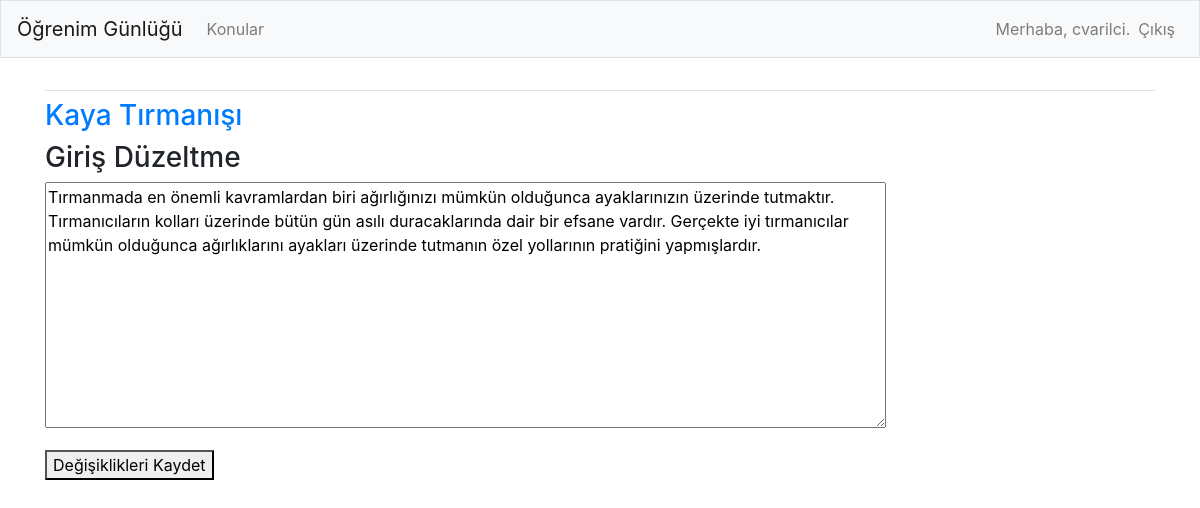
The page /edit_entry/2/ (signed in) on the database its author committed.
### first_app/models.py (models this page shows, shortened)
class Topic(models.Model):
    text = models.CharField(max_length=200)
    date_added = models.DateTimeField(auto_now_add=True)
    owner = models.ForeignKey(User,on_delete=models.CASCADE)
    def __str__(self):
        return self.text

class Entry(models.Model):
    topic = models.ForeignKey(Topic,on_delete = models.CASCADE)
    text = models.TextField()
    date_added = models.DateTimeField(auto_now_add=True)
    class Meta:
        verbose_name_plural = 'entries'

### first_app/views.py (the view)
# urls.py: path('edit_entry/<int:entry_id>/',views.edit_entry,name='edit_entry'),
@login_required
def edit_entry(request,entry_id):
    entry= Entry.objects.get(id=entry_id)
    topic = entry.topic
    if topic.owner != request.user:
        raise Http404
    if request.method != 'POST':
        form = EntryForm(instance=entry)
    else:
        form = EntryForm(instance=entry,data=request.POST)
        if form.is_valid():
            form.save()
            return redirect('first_app:topic',topic_id=topic.id)
    context={'entry':entry,'topic':topic,'form':form}
    return render(request,'first_app/edit_entry.html',context)

### first_app/forms.py
class EntryForm(forms.ModelForm):
    class Meta:
        model = Entry
        fields = ['text']
        labels = {'text':''}
        widgets = {'text':forms.Textarea(attrs={'cols':80})}

### first_app/templates/first_app/edit_entry.html (shortened to what this page needs)
{% extends "first_app/base.html" %}
{% block content %}
    <h3><a href = "{% url 'first_app:topic' topic.id %}">{{topic}}</a></h3>
    <h3>Giriş Düzeltme</h3>
    <form action ="{% url 'first_app:edit_entry' entry.id %}" method='post'>
        {{form.as_p}}
        <button name='submit'>Değişiklikleri Kaydet</button>
    </form>
{% endblock content %}

### first_app/templates/first_app/base.html (shortened to what this page needs)
{% load bootstrap4 %}
<!doctype html>
<html lang="en">
<head>
  {% bootstrap_css %}
</head>
<body>
  <nav class="navbar navbar-expand-md navbar-light bg-light mb-4 border">
    <a class="navbar-brand" href="{% url 'first_app:index'%}">
        Öğrenim Günlüğü</a>
    <div class="collapse navbar-collapse" id="navbarCollapse">
      <ul class="navbar-nav mr-auto">
        <li class="nav-item">
          <a class="nav-link" href="{% url 'first_app:topics'%}">
              Konular</a></li>
      </ul>
      <ul class="navbar-nav ml-auto">
        {% if user.is_authenticated %}
          <li class="nav-item">
            <span class="navbar-text"}">Merhaba, {{ user.username }}.</span>
          </li>
          <li class="nav-item">
            <a class="nav-link" href="{% url 'users:logout' %}">Çıkış</a>
          </li>
        {% else %}
          <li class="nav-item">
            <a class="nav-link" href="{% url 'users:register' %}">Kayıt</a>
          </li>
          <li class="nav-item">
            <a class="nav-link" href="{% url 'users:login' %}">Giriş</a></li>
        {% endif %}
      </ul>
    </div>
  </nav>
  <main role="main" class="container">
    <div class="pb-2 mb-2 border-bottom">
    </div>
    <div>
      {% block content %}{% endblock content %}
    </div>
  </main>
</body>
</html>

### rows shown on the page
Topic: text "Kaya Tırmanışı"
Entry: text "Tırmanmada en önemli kavramlardan biri ağırlığınızı mümkün olduğunca ayaklarınızın üzerinde tutmaktır. Tırmanıcıların kolları üzerinde bütün gün asılı duracaklarında dair bir efsane vardır. Gerçekte iyi tırmanıcılar mümkün olduğunca ağırlıklarını ayakları üzerinde tutmanın özel yollarının pratiğini yapmışlardır."

### other values the page prints
{{ user.username }} "cvarilci"
